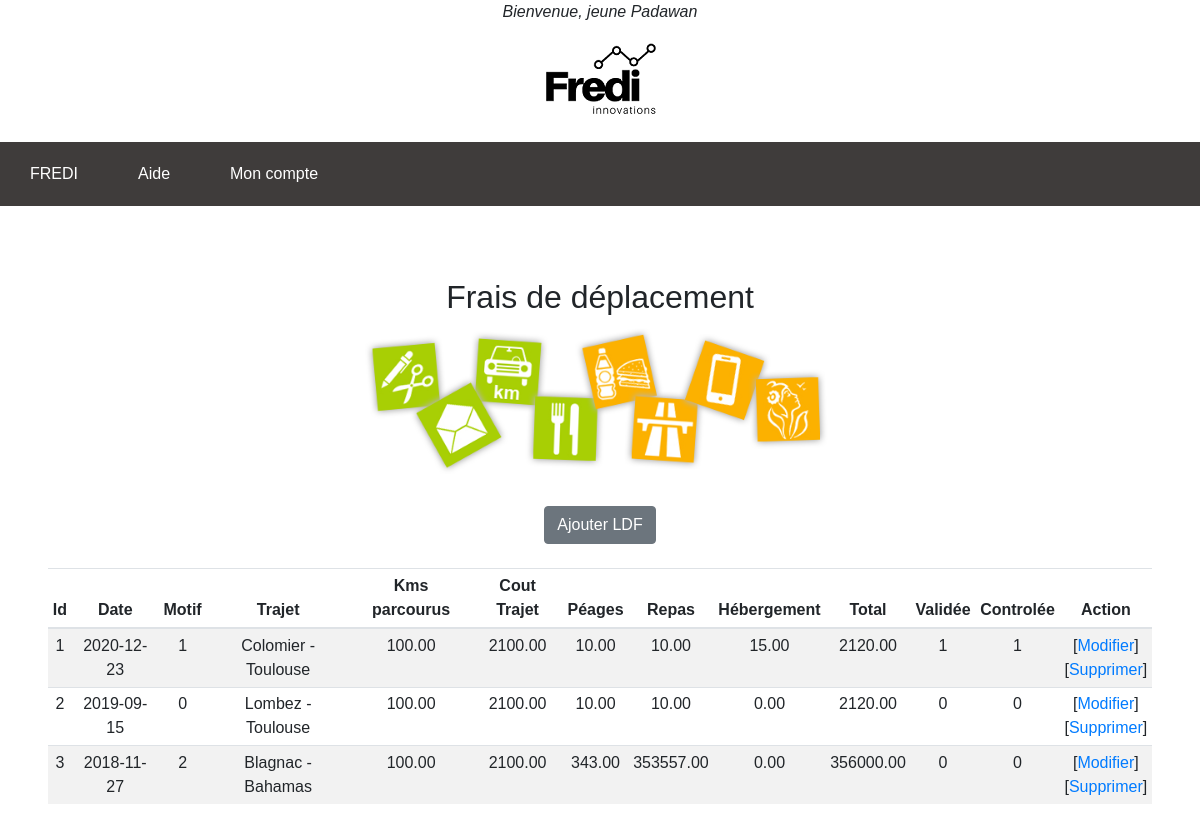
The app's page /FREDI/Frais_Deplacement.php with its own data.
### tables this page shows
CREATE TABLE `ligne_de_frais` (
  `id_ligne` int(11) NOT NULL,
  `date_frais` date NOT NULL,
  `lib_trajet` varchar(50) NOT NULL,
  `cout_peage` decimal(10,2) NOT NULL,
  `cout_repas` decimal(10,2) NOT NULL,
  `cout_hebergement` decimal(10,2) NOT NULL,
  `nb_km` decimal(10,2) NOT NULL,
  `total_km` decimal(10,2) NOT NULL,
  `total_ligne` decimal(10,2) NOT NULL,
  `code_statut` int(11) NOT NULL,
  `id_motif` int(11) NOT NULL,
  `annee` int(11) NOT NULL,
  `id_note` int(11) NOT NULL
);

### FREDI/classes/LignesDAO.php (called while the page is built, shortened)
<?php
class LignesDAO extends DAO {
    public function findAll()
    {
        $sql = "SELECT * FROM ligne_de_frais";
        try {
            $sth=$this->executer($sql);
            $rows = $sth->fetchAll(PDO::FETCH_ASSOC);
        } catch (PDOException $e) {
            die("Erreur lors de la requête SQL : " . $e->getMessage());
        }
        $les_lignes = array();
        foreach ($rows as $row) {
            $les_lignes[] = new Lignes($row);
        }
        return $les_lignes;
    }
}

### FREDI/classes/DAO.php (called while the page is built)
<?php
class DAO{
    protected $pdo=null;
    function __construct() {
        $user=DB_USER;
        $password=DB_PASSWORD;
        $host=DB_HOST;
        $name=DB_NAME;
        $dsn = 'mysql:host=' . $host . ';dbname=' . $name;
        try {
        $pdo = new PDO($dsn, $user, $password, array(PDO::MYSQL_ATTR_INIT_COMMAND =>
        "SET NAMES utf8"));
        $pdo->setAttribute(PDO::ATTR_ERRMODE, PDO::ERRMODE_EXCEPTION);
        } catch (PDOException $e) {
        echo("<p>Erreur lors de la connexion : " . $e->getMessage().'<p>');
        }
        $this->pdo = $pdo;
    }
    protected function executer($sql, $params = null) {
        try {
            if ($params == null) {
                $sth = $this->pdo->query($sql);
            } else {
                $sth = $this->pdo->prepare($sql);
                $sth->execute($params);
            }
        } catch (PDOException $e) {
            die("Erreur lors de la requête SQL : " . $e->getMessage()."\nSQL : ".$sql);
        }
        return $sth;
    }
}

### FREDI/classes/Lignes.php (called while the page is built, shortened)
<?php
class Lignes
{
    private $id_ligne;
    private $date_frais;
    private $id_motif;
    private $lib_trajet;
    private $nb_km;
    private $total_km;
	  private $cout_peage;
	  private $cout_repas;
    private $cout_hebergement;
    private $code_statut;
    private $total_ligne;
	function getId_ligne() {
		return $this->id_ligne;
	}
    function getDate_frais() {
		  return $this->date_frais;
	  }
    function getId_motif() {
      return $this->id_motif;
    }
    function getLib_trajet() {
		return $this->lib_trajet;
	  }
    function getNb_km() {
      return $this->nb_km;
    }
    function getTotal_km() {
      return $this->total_km;
    }
    function getCout_peage() {
		  return $this->cout_peage;
    }
    function getCout_repas() {
		  return $this->cout_repas;
    }
    function getCout_hebergement() {
		  return $this->cout_hebergement;
    }
    function getCode_statut() {
		  return $this->code_statut;
    }
    function getTotal_ligne() {
		  return $this->total_ligne;
    }
	  function setId_ligne($id_ligne) {
		  $this->id_ligne = $id_ligne;
	  }
    function setDate_frais($date_frais) {
		  $this->date_frais = $date_frais;
    }
    function setId_motif($id_motif) {
		  $this->id_motif = $id_motif;
	  }
    function setLib_trajet($lib_trajet) {
	    $this->lib_trajet = $lib_trajet;
	  }
    function setNb_km($nb_km) {
      $this->nb_km = $nb_km;
    }
    function setTotal_km($total_km) {
      $this->total_km = $total_km;
    }
    function setCout_peage($cout_peage) {
		  $this->cout_peage = $cout_peage;
    }
    function setCout_repas($cout_repas) {
		  $this->cout_repas = $cout_repas;
    }
    function setCout_hebergement($cout_hebergement) {
		  $this->cout_hebergement = $cout_hebergement;
    }
    function setCode_statut($code_statut) {
		  $this->code_statut = $code_statut;
    }
    function setTotal_ligne($total_ligne) {
		  $this->total_ligne = $total_ligne;
    }
    public function fill(array $tableau)
    {
        foreach ($tableau as $cle => $valeur) {
            $methode = 'set' . $cle;
        }
    }
}

### FREDI/Frais_Deplacement.php (the view, shortened to what this page needs)
<?php
$dao = new LignesDAO();
$les_lignes = $dao->findAll();
?>
<!DOCTYPE html>
<html lang="en">
    <head>
        <link rel="stylesheet" href="https://stackpath.bootstrapcdn.com/bootstrap/4.2.1/css/bootstrap.min.css">
        <link rel="stylesheet" type ="text/css" href="Css/FREDI.css">
    </head>
    <header>
                <div class="header-div">
                    <?php if (isset($_SESSION['prenom'])) {
                        echo "<i>Bienvenue, ".$_SESSION['prenom']."</i>";
                        } else {
                            echo "<i>Bienvenue, jeune Padawan</i>";
                        }
                    ?>
            <br>
            <a href="index.php"> <img class="div-logo" src="img/FREDI2.png" alt="Logo FREDI" /></a>
                </div>
                <?php include "menu.php";?>
    </header>
    <body>
        <br/><br/><br/>
        <h2> Frais de déplacement</h2>
        <img src="img/frais2.png" width="500" height="150" class="frais"/>
        <br/><br/>
        <p>
            <a href="Creation_LDF.php" class="btn btn-secondary my-2">Ajouter LDF</a>
        </p>
        <main role="main" class="col-md-0 ml-sm-auto col-lg-0 px-5">
            <div class="table-responsive">
                <table class="table table-striped table-sm">
                    <thead>
                        <tr>
                            <th>Id</th>
                            <th>Date</th>
                            <th>Motif</th>
                            <th>Trajet</th>
                            <th>Kms parcourus</th>
                            <th>Cout Trajet</th>
                            <th>Péages</th>
                            <th>Repas</th>
                            <th>Hébergement</th>
                            <th>Total</th>
                            <th>Validée</th>
                            <th>Controlée</th>
                            <th>Action</th>
                        </tr>
                    </thead>
                    <?php
                            foreach ($les_lignes as $lignes){
                            echo '<tr>';
                                echo '<td>'.$lignes->getId_ligne().'</td>';
                                echo '<td>'.$lignes->getDate_frais().'</td>';
                                echo '<td>'.$lignes->getId_motif().'</td>';
                                echo '<td>'.$lignes->getLib_trajet().'</td>';
                                echo '<td>'.$lignes->getNb_km().'</td>';
                                echo '<td>'.$lignes->getTotal_km().'</td>';
                                echo '<td>'.$lignes->getCout_peage().'</td>';
                                echo '<td>'.$lignes->getCout_repas().'</td>';
                                echo '<td>'.$lignes->getCout_hebergement().'</td>';
                                echo '<td>'.$lignes->getTotal_ligne().'</td>';
                                echo '<td>'.$lignes->getCode_statut().'</td>';
                                echo '<td>'.$lignes->getCode_statut().'</td>';
                                echo '<td>[<a href="Modification_LDF.php?id='.$lignes->getId_ligne().'">Modifier</a>]<br>
                                          [<a href="Suppression_LDF.php?id='.$lignes->getId_ligne().'">Supprimer</a>]
                                      </td>';
                            echo '</tr>';
                            }
                    ?>
                </table>
            </div>
        </main>
    </body>
</html>

### FREDI/menu.php (shortened to what this page needs)
<link rel="stylesheet" href="./css/menu.css">
<?php
    echo "<nav>";
        echo "<ul>";
            echo '<li class="menu-accueil"><a href="./index.php">FREDI</a></li>';
            echo '<li class="menu-questions"><a href="#">Aide</a>';
            echo "</li>";
            echo '<li class="menu-contact"><a href="#">Mon compte</a>';
            echo "</li>";
        echo "</ul>";
    echo "</nav>";
?>

### FREDI/css/FREDI.css (style rules this page uses)
body { height: 100%; }
html { height: 100%; }
.div-logo { box-align: center; }
body { background-color:white; background-position: center; background-size: cover; position: center; font-family: 'Calibri', 'Trebuchet MS', sans-serif; text-align: center; margin: 0px; padding: 0px; }
p, label { font: 1rem 'Calibri', sans-serif; }
table, tr, td { border-style: none; border-width: 1px; border-color : black; border-collapse: collapse; }
tr,td { padding: 5px; text-align: center; }

### FREDI/css/menu.css (style rules this page uses)
body { margin: 0px; padding: 0px; font-family: 'Calibri', 'Trebuchet MS', sans-serif; }
nav { width: 100%; background-color: #3F3C3B; }
nav > ul { margin: 0px; padding: 0px; list-style-type: none; }
nav > ul > li { float: left; position: relative; }
nav > ul::after { content:""; display: table; clear: both; }
nav a { display: inline-block; text-decoration: none; }
nav > ul > li > a { padding: 20px 30px; color :white; }

### records on screen
ligne_de_frais: id_ligne "1", date_frais "2020-12-23", id_motif "1", lib_trajet "Colomier - Toulouse", nb_km "100.00", total_km "2100.00", cout_peage "10.00", cout_repas "10.00", cout_hebergement "15.00", total_ligne "2120.00", code_statut "1"
ligne_de_frais: id_ligne "2", date_frais "2019-09-15", id_motif "0", lib_trajet "Lombez - Toulouse", nb_km "100.00", total_km "2100.00", cout_peage "10.00", cout_repas "10.00", cout_hebergement "0.00", total_ligne "2120.00", code_statut "0"
ligne_de_frais: id_ligne "3", date_frais "2018-11-27", id_motif "2", lib_trajet "Blagnac - Bahamas", nb_km "100.00", total_km "2100.00", cout_peage "343.00", cout_repas "353557.00", cout_hebergement "0.00", total_ligne "356000.00", code_statut "0"
